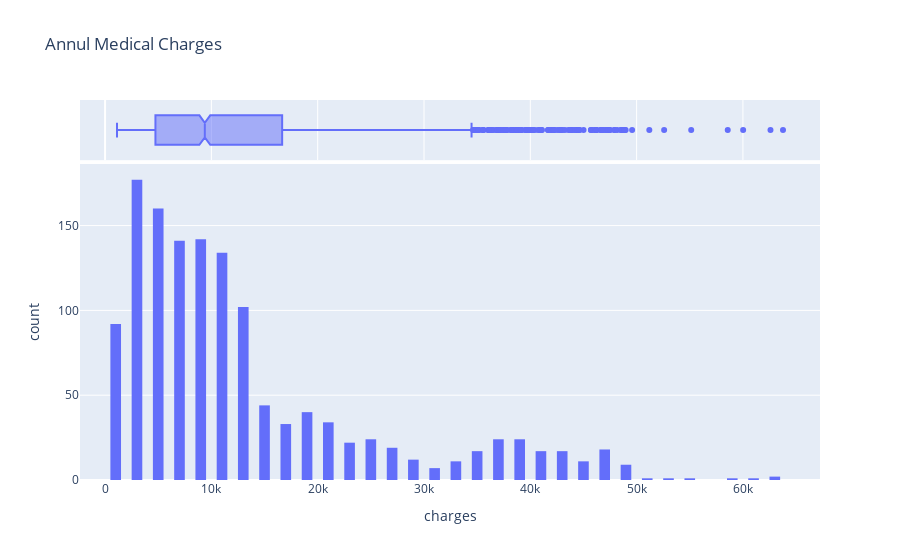

Notebook code for this chart:
### Code cell
charges = px.histogram(medical_df, x ="charges", marginal = "box", nbins = 47, title = "Annul Medical Charges")
charges.update_layout(bargap = 0.5)
charges.show()

### Figure 1 — Plotly figure (JSON) as saved in the notebook; plotly's stock layout.template omitted (floating-point values rounded to 4 significant figures; data arrays with more than 128 entries replaced by an {"elided": "..."} marker saying what was removed)
{"data": [{"alignmentgroup": "True", "bingroup": "x", "hovertemplate": "charges=%{x}<br>count=%{y}<extra></extra>", "legendgroup": "", "marker": {"color": "#636efa", "pattern": {"shape": ""}}, "name": "", "nbinsx": 47, "offsetgroup": "", "orientation": "v", "showlegend": false, "type": "histogram", "x": {"elided": "1338 float values"}, "xaxis": "x", "yaxis": "y"}, {"alignmentgroup": "True", "hovertemplate": "charges=%{x}<extra></extra>", "legendgroup": "", "marker": {"color": "#636efa"}, "name": "", "notched": true, "offsetgroup": "", "showlegend": false, "type": "box", "x": {"elided": "1338 float values"}, "xaxis": "x2", "yaxis": "y2"}], "layout": {"autosize": true, "bargap": 0.5, "barmode": "relative", "legend": {"tracegroupgap": 0}, "title": {"text": "Annul Medical Charges"}, "xaxis": {"anchor": "y", "autorange": true, "domain": [0, 1], "range": [-2359.0, 67250.0], "title": {"text": "charges"}, "type": "linear"}, "xaxis2": {"anchor": "y2", "autorange": true, "domain": [0, 1], "matches": "x", "range": [-2359.0, 67250.0], "showgrid": true, "showticklabels": false, "type": "linear"}, "yaxis": {"anchor": "x", "autorange": true, "domain": [0, 0.8316], "range": [0, 186.3], "title": {"text": "count"}}, "yaxis2": {"anchor": "x2", "autorange": true, "domain": [0.8416, 1], "matches": "y2", "range": [-0.5, 0.5], "showgrid": false, "showline": false, "showticklabels": false, "ticks": "", "type": "category"}}}
